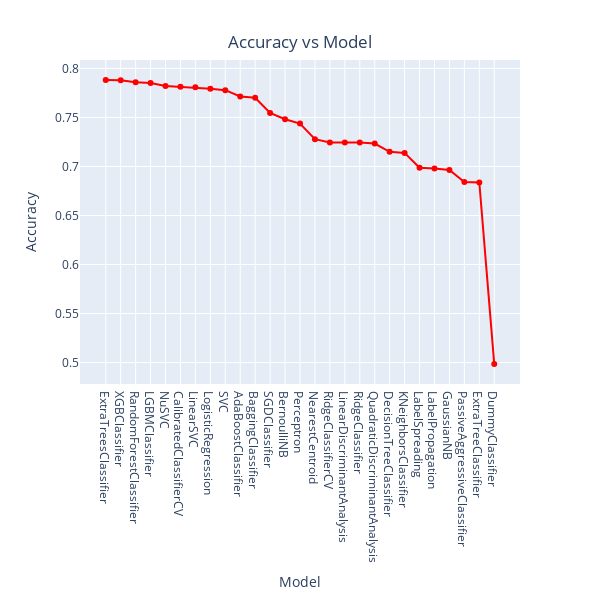

The notebook cell saved with this chart:
### Code cell
import plotly.express as px

line = px.line(data_frame= models ,y =["Accuracy"] , markers = True, width=600, height=600)
line.update_xaxes(title="Model",
              rangeslider_visible = False)
line.update_yaxes(title = "Accuracy")
line.update_traces(line_color="red")
line.update_layout(showlegend = False,
    title = {
        'text': 'Accuracy vs Model',
        'y':0.94,
        'x':0.5,
        'xanchor': 'center',
        'yanchor': 'top'})

line.show()

### Figure 1 — Plotly figure (JSON) as saved in the notebook; plotly's stock layout.template omitted (floating-point values rounded to 4 significant figures)
{"data": [{"hovertemplate": "variable=Accuracy<br>Model=%{x}<br>value=%{y}<extra></extra>", "legendgroup": "Accuracy", "line": {"color": "red", "dash": "solid"}, "marker": {"symbol": "circle"}, "mode": "markers+lines", "name": "Accuracy", "orientation": "v", "showlegend": true, "type": "scatter", "x": ["ExtraTreesClassifier", "XGBClassifier", "RandomForestClassifier", "LGBMClassifier", "NuSVC", "CalibratedClassifierCV", "LinearSVC", "LogisticRegression", "SVC", "AdaBoostClassifier", "BaggingClassifier", "SGDClassifier", "BernoulliNB", "Perceptron", "NearestCentroid", "RidgeClassifierCV", "LinearDiscriminantAnalysis", "RidgeClassifier", "QuadraticDiscriminantAnalysis", "DecisionTreeClassifier", "KNeighborsClassifier", "LabelSpreading", "LabelPropagation", "GaussianNB", "PassiveAggressiveClassifier", "ExtraTreeClassifier", "DummyClassifier"], "xaxis": "x", "y": [0.7882, 0.7879, 0.7858, 0.785, 0.782, 0.7812, 0.7808, 0.7793, 0.7778, 0.7714, 0.7701, 0.7545, 0.7481, 0.7438, 0.7279, 0.7245, 0.7245, 0.7245, 0.7233, 0.715, 0.7139, 0.6987, 0.698, 0.6964, 0.6841, 0.6838, 0.4985], "yaxis": "y"}], "layout": {"height": 600, "legend": {"title": {"text": "variable"}, "tracegroupgap": 0}, "margin": {"t": 60}, "showlegend": false, "title": {"text": "Accuracy vs Model", "x": 0.5, "xanchor": "center", "y": 0.94, "yanchor": "top"}, "width": 600, "xaxis": {"anchor": "y", "domain": [0, 1], "rangeslider": {"visible": false}, "title": {"text": "Model"}}, "yaxis": {"anchor": "x", "domain": [0, 1], "title": {"text": "Accuracy"}}}}
